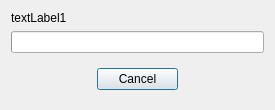
<ui version="4.0" >
 <class>printingProgressDialog_q</class>
 <widget class="QDialog" name="printingProgressDialog_q" >
  <property name="geometry" >
   <rect>
    <x>0</x>
    <y>0</y>
    <width>275</width>
    <height>110</height>
   </rect>
  </property>
  <property name="windowTitle" >
   <string>Printing</string>
  </property>
  <layout class="QGridLayout" >
   <item row="2" column="1" >
    <widget class="QPushButton" name="Cancel" >
     <property name="text" >
      <string>Cancel</string>
     </property>
    </widget>
   </item>
   <item row="2" column="0" >
    <spacer>
     <property name="orientation" >
      <enum>Qt::Vertical</enum>
     </property>
     <property name="sizeType" >
      <enum>QSizePolicy::Expanding</enum>
     </property>
     <property name="sizeHint" >
      <size>
       <width>40</width>
       <height>20</height>
      </size>
     </property>
    </spacer>
   </item>
   <item row="2" column="2" >
    <spacer>
     <property name="orientation" >
      <enum>Qt::Vertical</enum>
     </property>
     <property name="sizeType" >
      <enum>QSizePolicy::Expanding</enum>
     </property>
     <property name="sizeHint" >
      <size>
       <width>40</width>
       <height>20</height>
      </size>
     </property>
    </spacer>
   </item>
   <item row="1" column="0" colspan="3" >
    <widget class="QProgressBar" name="progressBar" />
   </item>
   <item row="0" column="0" colspan="3" >
    <widget class="QLabel" name="text" >
     <property name="text" >
      <string>textLabel1</string>
     </property>
     <property name="wordWrap" >
      <bool>false</bool>
     </property>
    </widget>
   </item>
  </layout>
 </widget>
 <layoutdefault spacing="6" margin="11" />
 <pixmapfunction></pixmapfunction>
 <resources/>
 <connections/>
</ui>
